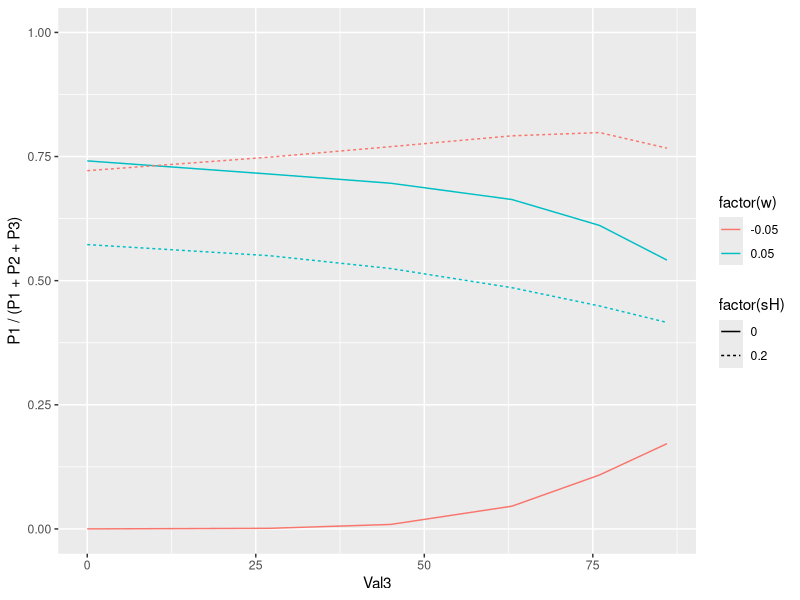
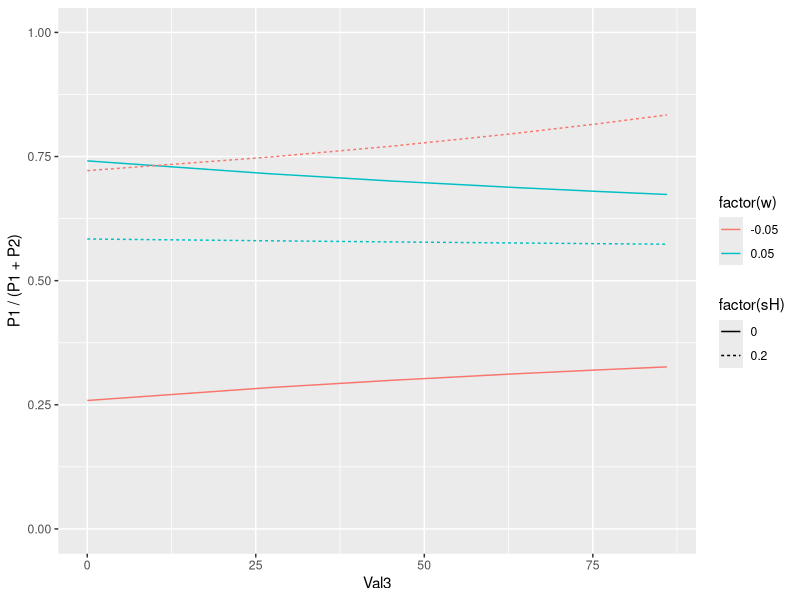
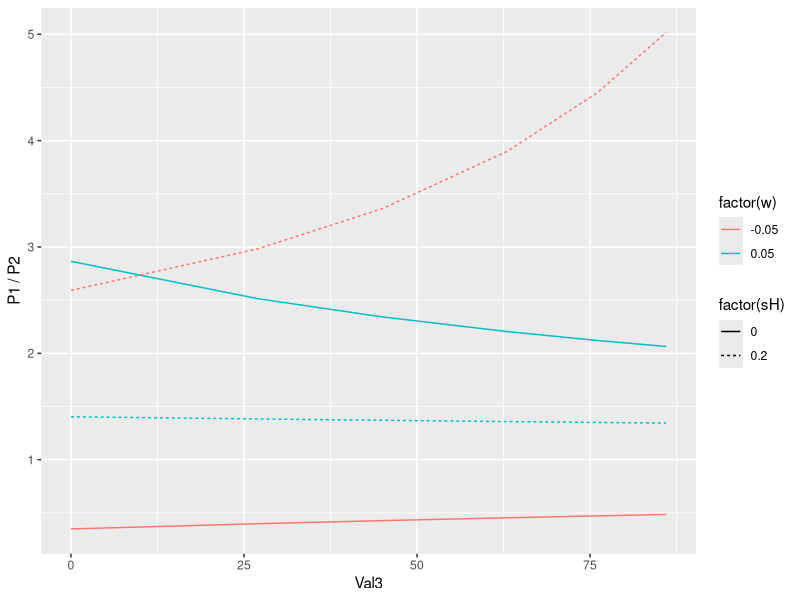

Reproduce these figures in R, in order.
#+ message = F
library(tidyverse)

#' 多項ロジットモデル (P1 + P2 + P3 = 1)  

simdat <- c()
sigma <- c(0, 0.2) # semisaturation parameter in the divisive normalization model
omega <- c(-0.05, 0.05)
Val3 <- c(0, 27, 45, 63, 76, 86)

for (sH in sigma) {
    for (w in omega) {
        
        p1 <- c(
            exp(1 / (sH + w * 1.90)) / ( exp(1 / (sH + w * 1.90)) + exp(0.9 / (sH + w * 1.90)) + exp(0 / (sH + w * 1.90)) ),
            exp(1 / (sH + w * 2.17)) / ( exp(1 / (sH + w * 2.17)) + exp(0.9 / (sH + w * 2.17)) + exp(0.27 / (sH + w * 2.17)) ),
            exp(1 / (sH + w * 2.35)) / ( exp(1 / (sH + w * 2.35)) + exp(0.9 / (sH + w * 2.35)) + exp(0.45 / (sH + w * 2.35)) ),
            exp(1 / (sH + w * 2.53)) / ( exp(1 / (sH + w * 2.53)) + exp(0.9 / (sH + w * 2.53)) + exp(0.63 / (sH + w * 2.53)) ),
            exp(1 / (sH + w * 2.66)) / ( exp(1 / (sH + w * 2.66)) + exp(0.9 / (sH + w * 2.66)) + exp(0.76 / (sH + w * 2.66)) ),
            exp(1 / (sH + w * 2.76)) / ( exp(1 / (sH + w * 2.76)) + exp(0.9 / (sH + w * 2.76)) + exp(0.86 / (sH + w * 2.76)) ))
        
        p2 <- c(
            exp(0.9 / (sH + w * 1.90)) / ( exp(1 / (sH + w * 1.90)) + exp(0.9 / (sH + w * 1.90)) + exp(0 / (sH + w * 1.90)) ),
            exp(0.9 / (sH + w * 2.17)) / ( exp(1 / (sH + w * 2.17)) + exp(0.9 / (sH + w * 2.17)) + exp(0.27 / (sH + w * 2.17)) ),
            exp(0.9 / (sH + w * 2.35)) / ( exp(1 / (sH + w * 2.35)) + exp(0.9 / (sH + w * 2.35)) + exp(0.45 / (sH + w * 2.35)) ),
            exp(0.9 / (sH + w * 2.53)) / ( exp(1 / (sH + w * 2.53)) + exp(0.9 / (sH + w * 2.53)) + exp(0.63 / (sH + w * 2.53)) ),
            exp(0.9 / (sH + w * 2.66)) / ( exp(1 / (sH + w * 2.66)) + exp(0.9 / (sH + w * 2.66)) + exp(0.76 / (sH + w * 2.66)) ),
            exp(0.9 / (sH + w * 2.76)) / ( exp(1 / (sH + w * 2.76)) + exp(0.9 / (sH + w * 2.76)) + exp(0.86 / (sH + w * 2.76)) ))
        
        p3 <- c(
            exp(0    / (sH + w * 1.90)) / ( exp(1 / (sH + w * 1.90)) + exp(0.9 / (sH + w * 1.90)) + exp(0 / (sH + w * 1.90)) ),
            exp(0.27 / (sH + w * 2.17)) / ( exp(1 / (sH + w * 2.17)) + exp(0.9 / (sH + w * 2.17)) + exp(0.27 / (sH + w * 2.17)) ),
            exp(0.45 / (sH + w * 2.35)) / ( exp(1 / (sH + w * 2.35)) + exp(0.9 / (sH + w * 2.35)) + exp(0.45 / (sH + w * 2.35)) ),
            exp(0.63 / (sH + w * 2.53)) / ( exp(1 / (sH + w * 2.53)) + exp(0.9 / (sH + w * 2.53)) + exp(0.63 / (sH + w * 2.53)) ),
            exp(0.76 / (sH + w * 2.66)) / ( exp(1 / (sH + w * 2.66)) + exp(0.9 / (sH + w * 2.66)) + exp(0.76 / (sH + w * 2.66)) ),
            exp(0.86 / (sH + w * 2.76)) / ( exp(1 / (sH + w * 2.76)) + exp(0.9 / (sH + w * 2.76)) + exp(0.86 / (sH + w * 2.76)) ))
        
        sim <- as.data.frame(cbind(p1, p2, p3, Val3, sH, w))
        sim <- mutate(sim, sum = p1 + p2 + p3)
        sim <- mutate(sim, relacc = p1 / (p1 + p2))
        sim <- mutate(sim, odds_p1p2 = p1/p2)
        simdat <- rbind(simdat, sim)
    }
}

ggplot(simdat) + geom_line(aes(x = Val3, y = p1, linetype = factor(sH), color = factor(w))) + ylab("P1 / (P1 + P2 + P3)") + ylim(0, 1)
ggplot(simdat) + geom_line(aes(x = Val3, y = relacc, linetype = factor(sH), color = factor(w))) + ylab("P1 / (P1 + P2)") + ylim(0, 1)
ggplot(simdat) + geom_line(aes(x = Val3, y = odds_p1p2, linetype = factor(sH), color = factor(w))) + ylab("P1 / P2")